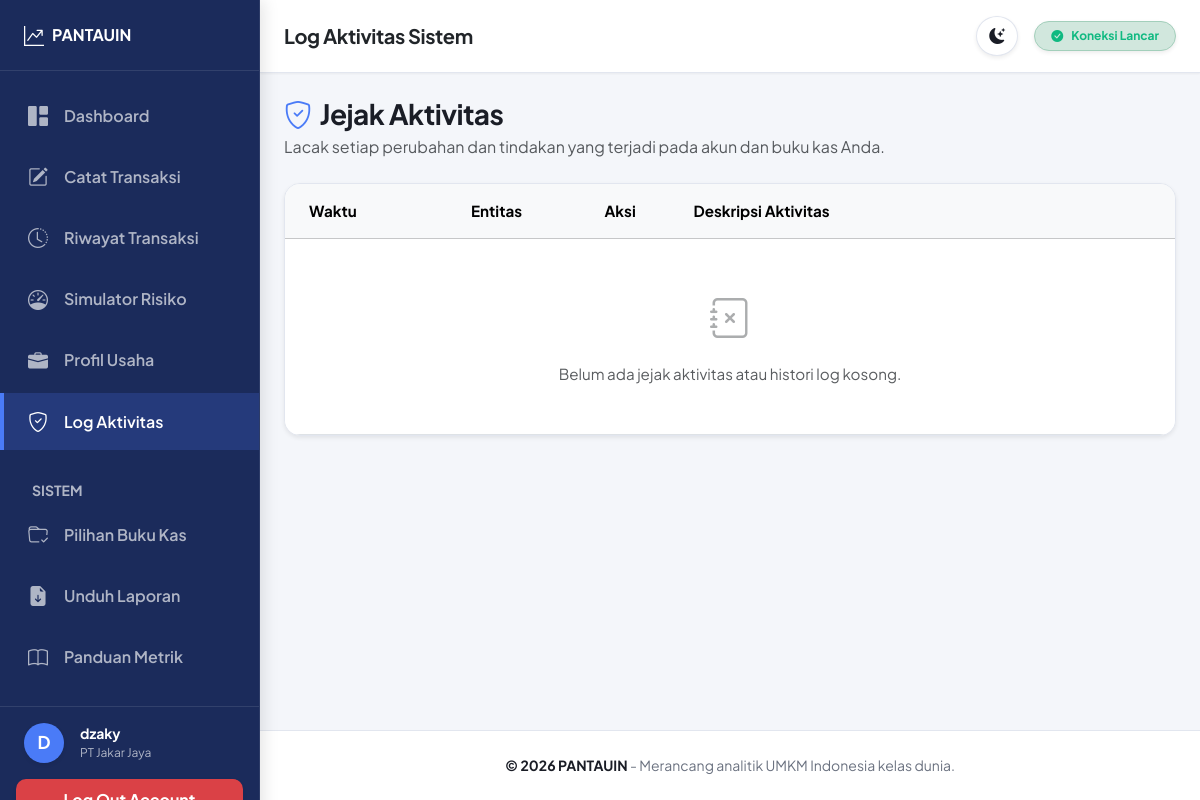
/log-aktivitas (signed in), run on an earlier commit of the app's database.
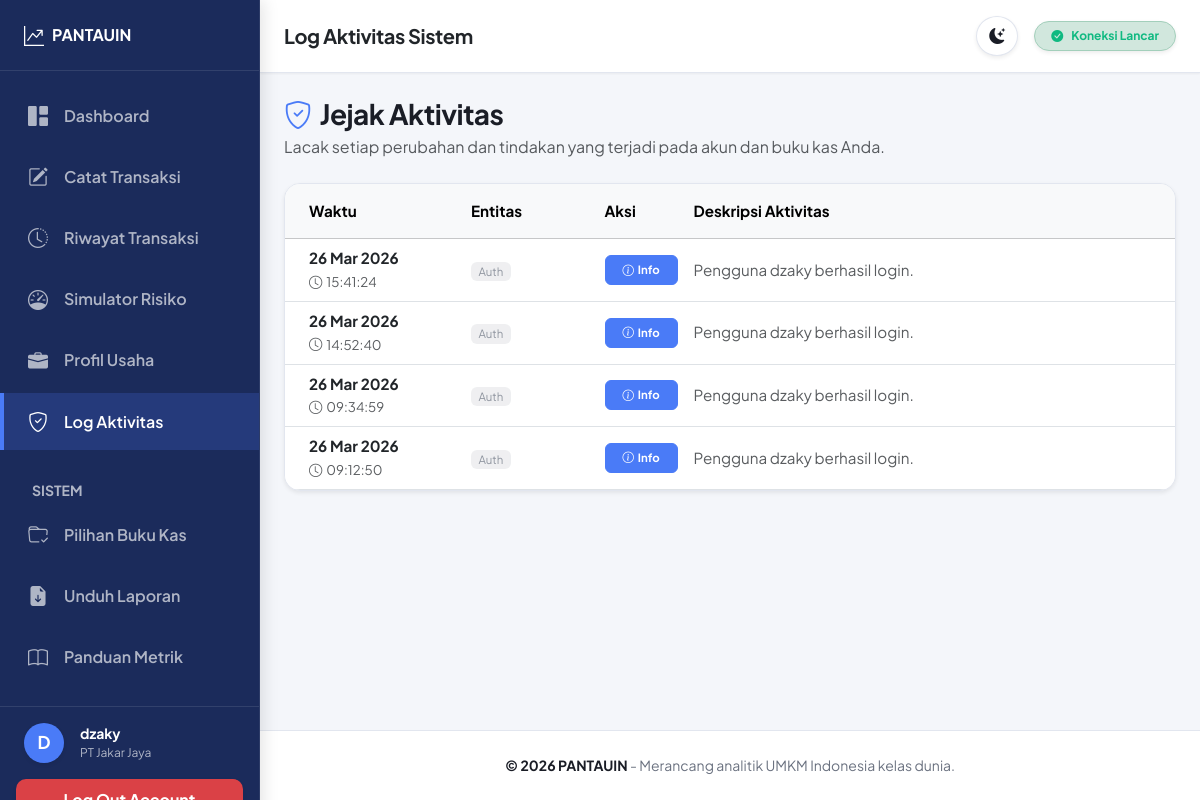
And on a later commit of the database.
### models.py (models this page shows)
class BukuKas(db.Model):
    __tablename__ = 'buku_kas'
    id = db.Column(db.Integer, primary_key=True)
    user_id = db.Column(db.Integer, db.ForeignKey('users.id', ondelete='CASCADE'), nullable=False)
    nama_buku = db.Column(db.String(100), nullable=False)
    created_at = db.Column(db.DateTime(timezone=True), server_default=func.now())
    user = db.relationship('User', backref=db.backref('buku_kas', lazy=True, cascade='all, delete-orphan'))
    profil = db.relationship('ProfilPerusahaan', backref='buku_kas', uselist=False, lazy=True, cascade='all, delete-orphan')

class AktivitasLog(db.Model):
    __tablename__ = 'aktivitas_log'
    id = db.Column(db.Integer, primary_key=True)
    user_id = db.Column(db.Integer, db.ForeignKey('users.id', ondelete='CASCADE'), nullable=False)
    buku_kas_id = db.Column(db.Integer, db.ForeignKey('buku_kas.id', ondelete='SET NULL'), nullable=True)
    entitas = db.Column(db.String(50), nullable=False) # e.g., Transaksi, BukuKas, Auth
    aktivitas = db.Column(db.Text, nullable=False)
    tipe_aksi = db.Column(db.String(20), nullable=False) # e.g., tambah, ubah, hapus, info
    waktu = db.Column(db.DateTime(timezone=True), server_default=func.now())
    user = db.relationship('User', backref=db.backref('aktivitas_user', lazy=True), overlaps="log_aktivitas,user_rel")
    buku_kas = db.relationship('BukuKas', backref=db.backref('aktivitas_buku', lazy=True))

### app.py (the view)
    @app.route('/log-aktivitas', methods=['GET'])
    @login_required
    def log_aktivitas():
        try:
            buku_kas_id = session.get('buku_kas_id')
            query = AktivitasLog.query.filter_by(user_id=session['user_id'])
            if buku_kas_id:
                query = query.filter(db.or_(AktivitasLog.buku_kas_id == buku_kas_id, AktivitasLog.buku_kas_id == None))
            logs = query.order_by(AktivitasLog.waktu.desc()).limit(100).all()
            return render_template('log_aktivitas.html', logs=logs)
        except Exception as e:
            return render_template('error.html', pesan=f"Gagal memuat log aktivitas. {str(e)}"), 500

### templates/log_aktivitas.html (shortened to what this page needs)
{% extends 'base.html' %}
{% block page_heading %}Log Aktivitas Sistem{% endblock %}
{% block content %}
<div class="row mb-4">
    <div class="col-12 d-flex justify-content-between align-items-center flex-wrap gap-3">
        <div>
            <h1 class="h3 fw-bold mb-1"><i class="bi bi-shield-check me-2 text-primary"></i>Jejak Aktivitas</h1>
            <p class="text-muted mb-0">Lacak setiap perubahan dan tindakan yang terjadi pada akun dan buku kas Anda.</p>
        </div>
    </div>
</div>
<div class="card summary-card p-0 shadow-sm overflow-hidden">
    <div class="table-responsive">
        <table class="table table-hover mb-0 align-middle" style="font-size: 0.95rem;">
            <thead class="table-light">
                <tr>
                    <th class="py-3 ps-4" style="width: 20%;">Waktu</th>
                    <th class="py-3" style="width: 15%;">Entitas</th>
                    <th class="py-3" style="width: 10%;">Aksi</th>
                    <th class="py-3 pe-4">Deskripsi Aktivitas</th>
                </tr>
            </thead>
            <tbody>
                {% if logs %}
                {% for log in logs %}
                <tr>
                    <td class="ps-4 text-muted">
                        <span class="fw-bold d-block text-dark">{{ log.waktu.strftime('%d %b %Y') }}</span>
                        <small><i class="bi bi-clock me-1"></i>{{ log.waktu.strftime('%H:%M:%S') }}</small>
                    </td>
                    <td>
                        <span class="badge bg-secondary opacity-75 fw-normal">{{ log.entitas }}</span>
                    </td>
                    <td>
                        {% if log.tipe_aksi == 'tambah' %}
                        <span class="badge bg-success bg-opacity-10 text-success border border-success border-opacity-25 w-100 py-2"><i class="bi bi-plus-circle me-1"></i>Tambah</span>
                        {% elif log.tipe_aksi == 'ubah' %}
                        <span class="badge bg-warning bg-opacity-10 text-warning border border-warning border-opacity-25 w-100 py-2"><i class="bi bi-pencil-square me-1"></i>Ubah</span>
                        {% elif log.tipe_aksi == 'hapus' %}
                        <span class="badge bg-danger bg-opacity-10 text-danger border border-danger border-opacity-25 w-100 py-2"><i class="bi bi-trash me-1"></i>Hapus</span>
                        {% else %}
                        <span class="badge bg-info bg-opacity-10 text-info border border-info border-opacity-25 w-100 py-2"><i class="bi bi-info-circle me-1"></i>Info</span>
                        {% endif %}
                    </td>
                    <td class="pe-4 text-muted">
                        {{ log.aktivitas }}
                    </td>
                </tr>
                {% endfor %}
                {% else %}
                <tr>
                    <td colspan="4" class="py-5 text-center text-muted">
                        <i class="bi bi-journal-x fs-1 d-block mb-3 opacity-50"></i>
                        Belum ada jejak aktivitas atau histori log kosong.
                    </td>
                </tr>
                {% endif %}
            </tbody>
        </table>
    </div>
</div>
{% endblock %}

### templates/base.html (shortened to what this page needs)
<!DOCTYPE html>
<html lang="id">
<head>
    <link href="https://cdn.jsdelivr.net/npm/bootstrap@5.3.2/dist/css/bootstrap.min.css" rel="stylesheet">
    <link rel="stylesheet" href="https://cdn.jsdelivr.net/npm/bootstrap-icons@1.11.3/font/bootstrap-icons.min.css">
    <link rel="stylesheet" href="{{ url_for('static', filename='css/style.css') }}">
</head>
<body>
    {% if session.get('user_id') %}
    <aside class="sidebar" id="sidebar">
        <div class="sidebar-header">
            <a class="brand" href="{{ url_for('dashboard') }}" aria-label="Beranda Utama PANTAUIN">
                <i class="bi bi-graph-up-arrow fs-5 me-2"></i> PANTAUIN
            </a>
        </div>
        <div class="sidebar-menu flex-grow-1 overflow-auto py-3">
            <ul class="nav flex-column">
                <li class="nav-item mb-1">
                    <a class="nav-link {% if request.endpoint == 'dashboard' %}active{% endif %}"
                        href="{{ url_for('dashboard') }}">
                        <i class="bi bi-grid-1x2-fill fs-5 me-3"></i> Dashboard
                    </a>
                </li>
                <li class="nav-item mb-1">
                    <a class="nav-link {% if request.endpoint in ['input_transaksi', 'upload_csv'] %}active{% endif %}"
                        href="{{ url_for('input_transaksi') }}">
                        <i class="bi bi-pencil-square fs-5 me-3"></i> Catat Transaksi
                    </a>
                </li>
                <li class="nav-item mb-1">
                    <a class="nav-link {% if request.endpoint == 'riwayat' %}active{% endif %}"
                        href="{{ url_for('riwayat') }}">
                        <i class="bi bi-clock-history fs-5 me-3"></i> Riwayat Transaksi
                    </a>
                </li>
                <li class="nav-item mb-1">
                    <a class="nav-link {% if request.endpoint == 'simulator' %}active{% endif %}"
                        href="{{ url_for('simulator') }}">
                        <i class="bi bi-speedometer fs-5 me-3"></i> Simulator Risiko
                    </a>
                </li>
                <li class="nav-item mb-1">
                    <a class="nav-link {% if request.endpoint == 'edit_profil_perusahaan' %}active{% endif %}"
                        href="{{ url_for('edit_profil_perusahaan') }}">
                        <i class="bi bi-briefcase-fill fs-5 me-3"></i> Profil Usaha
                    </a>
                </li>
                <li class="nav-item mb-1">
                    <a class="nav-link {% if request.endpoint == 'log_aktivitas' %}active{% endif %}"
                        href="{{ url_for('log_aktivitas') }}">
                        <i class="bi bi-shield-check fs-5 me-3"></i> Log Aktivitas
                    </a>
                </li>
                <li class="nav-item mb-1 mt-4 px-3">
                    <span class="small fw-bold text-uppercase ms-3" style="color: var(--sidebar-link-color);">Sistem</span>
                </li>
                <li class="nav-item mb-1">
                    <a class="nav-link {% if request.endpoint == 'buku_kas_manager' %}active{% endif %}"
                        href="{{ url_for('buku_kas_manager') }}">
                        <i class="bi bi-folder-check fs-5 me-3"></i> Pilihan Buku Kas
                    </a>
                </li>
                <li class="nav-item mb-1">
                    <a class="nav-link" href="{{ url_for('download_report') }}">
                        <i class="bi bi-file-earmark-arrow-down-fill fs-5 me-3"></i> Unduh Laporan
                    </a>
                </li>
                <li class="nav-item mb-1">
                    <a class="nav-link {% if request.endpoint == 'panduan_metrik' %}active{% endif %}"
                        href="{{ url_for('panduan_metrik') }}">
                        <i class="bi bi-book fs-5 me-3"></i> Panduan Metrik
                    </a>
                </li>
            </ul>
        </div>
        <div class="sidebar-footer p-3 border-top" style="border-color: var(--sidebar-hover-bg) !important;">
            <div class="d-flex align-items-center mb-3 px-2" style="color: var(--sidebar-text);">
                <div class="rounded-circle d-flex align-items-center justify-content-center fw-bold me-3 shadow-sm"
                    style="width: 40px; height: 40px; font-size: 1.1rem; background: var(--accent-color); color: #fff;">
                    {{ session.username[0]|upper }}
                </div>
                <div>
                    <div class="small fw-bold text-truncate" style="max-width: 140px;">{{ session.username }}</div>
                    <div class="small text-truncate" style="font-size: 0.75rem; max-width: 140px; color: var(--sidebar-link-color);"
                        title="{{ buku_kas_aktif.nama_buku if buku_kas_aktif else 'Belum Pilih Proyek' }}">
                        {{ buku_kas_aktif.nama_buku if buku_kas_aktif else 'Belum Pilih Proyek' }}
                    </div>
                </div>
            </div>
            <form action="{{ url_for('logout') }}" method="POST" class="w-100">
                <button type="submit" class="btn btn-danger w-100 fw-bold shadow-sm"
                    style="background-color: rgba(239, 68, 68, 0.9); border:none;" aria-label="Keluar dari akun">Log Out
                    Account</button>
            </form>
        </div>
    </aside>
    <div class="main-wrapper" id="mainWrapper">
        <header class="topbar d-flex align-items-center justify-content-between">
            <div class="d-flex align-items-center">
                <h5 class="mb-0 fw-bold text-dark d-none d-sm-block">{% block page_heading %}Ikhtisar Sistem{% endblock
                    %}</h5>
            </div>
            <div class="d-flex align-items-center gap-3">
                <button type="button" class="btn btn-light rounded-circle shadow-sm d-flex align-items-center justify-content-center" id="theme-toggle" aria-label="Toggle Theme" style="width: 40px; height: 40px; border-color: var(--border-color); background-color: var(--surface-color); color: var(--text-dark);">
                    <i class="bi bi-moon-stars-fill" id="theme-icon"></i>
                </button>
                <span
                    class="badge bg-success-subtle text-success border border-success-subtle rounded-pill px-3 py-2 fw-bold shadow-sm d-flex align-items-center">
                    <i class="bi bi-check-circle-fill me-2"></i> Koneksi Lancar
                </span>
            </div>
        </header>
        <main class="content-area p-4 flex-grow-1" id="main-content">
            {% block content %}{% endblock %}
        </main>
        <footer class="text-center py-4 mt-auto small border-top" style="background-color: var(--surface-color); color: var(--text-muted);">
            <span class="fw-bold" style="color: var(--text-dark);">© 2026 PANTAUIN</span> - Merancang analitik UMKM Indonesia kelas dunia.
        </footer>
    </div>
    {% endif %}
</body>
</html>

### static/css/style.css (style rules this page uses)
:root { --primary-color: #1B2B5B; --primary-light: #4A7BF7; --primary-lighter: #E8EEFB; --primary-dark: #0F1A3A; --accent-color: #4A7BF7; --accent-light: rgba(74, 123, 247, 0.12); --success-color: #10B981; --warning-color: #F59E0B; --danger-color: #EF4444; --bs-primary: #1B2B5B; --bs-primary-rgb: 27, 43, 91; --bs-info: #4A7BF7; --bs-info-rgb: 74, 123, 247; --bg-color: #F4F6FA; --surface-color: #ffffff; --text-dark: #1A1D26; --text-muted: #6B7280; --border-color: #E2E6EF; --sidebar-bg: #1B2B5B; --sidebar-text: #ffffff; --sidebar-hover-bg: rgba(255, 255, 255, 0.1); --sidebar-link-color: rgba(255, 255, 255, 0.65); --sidebar-width: 260px; }
body { background-color: var(--bg-color); color: var(--text-dark); font-family: 'Plus Jakarta Sans', sans-serif; -webkit-font-smoothing: antialiased; overflow-x: hidden; }
h1, h2, h3, h4, h5, h6 { color: var(--text-dark); font-weight: 700; letter-spacing: -0.02em; }
.btn { border-radius: 10px; font-weight: 600; padding: 0.6rem 1.25rem; transition: all 0.2s; }
.sidebar { width: var(--sidebar-width); background-color: var(--sidebar-bg); min-height: 100vh; position: fixed; top: 0; left: 0; z-index: 1040; display: flex; flex-direction: column; transition: transform 0.3s cubic-bezier(0.4, 0, 0.2, 1); box-shadow: 4px 0 15px rgba(0, 0, 0, 0.1); border-right: 1px solid rgba(255, 255, 255, 0.08); }
.sidebar .brand { padding: 1.25rem 1.5rem; color: var(--sidebar-text); text-decoration: none; display: flex; align-items: center; border-bottom: 1px solid rgba(255, 255, 255, 0.1); font-weight: 700; }
.sidebar .nav-link { color: var(--sidebar-link-color); padding: 0.85rem 1.5rem; font-weight: 600; transition: all 0.2s; border-left: 4px solid transparent; display: flex; align-items: center; }
.sidebar .nav-link.active { color: #ffffff; background-color: rgba(74, 123, 247, 0.2); border-left: 4px solid var(--accent-color); }
.main-wrapper { margin-left: var(--sidebar-width); min-height: 100vh; display: flex; flex-direction: column; transition: margin-left 0.3s cubic-bezier(0.4, 0, 0.2, 1); }
.topbar { background: var(--surface-color); padding: 1rem 1.5rem; border-bottom: 1px solid var(--border-color); z-index: 1030; position: sticky; top: 0; box-shadow: 0 1px 2px 0 rgba(0, 0, 0, 0.05); }
.summary-card { border-radius: 16px; border: 1px solid var(--border-color); box-shadow: 0 1px 3px rgba(0, 0, 0, 0.04); background: var(--surface-color); transition: transform 0.2s, box-shadow 0.2s; }
.table-responsive { -webkit-overflow-scrolling: touch; }
.table-responsive table { white-space: nowrap; }
a { color: var(--accent-color); transition: color 0.2s; }
.text-primary { color: var(--accent-color) !important; }
.text-info { color: var(--accent-color) !important; }
.badge.bg-info { background-color: var(--accent-color) !important; color: #fff !important; }
.badge.bg-secondary { background-color: rgba(107, 114, 128, 0.15) !important; color: var(--text-muted) !important; }
.border-info { border-color: var(--accent-color) !important; }
.text-success { color: var(--success-color) !important; }
footer.border-top { background-color: var(--surface-color) !important; border-color: var(--border-color) !important; color: var(--text-muted) !important; }

What changed in the data, as far as the page shows it:
added AktivitasLog: waktu "26 Mar 2026", waktu "15:41:24", entitas "Auth", tipe_aksi "info" (drawn), aktivitas "Pengguna dzaky berhasil login."
added AktivitasLog: waktu "26 Mar 2026", waktu "14:52:40", entitas "Auth", tipe_aksi "info" (drawn), aktivitas "Pengguna dzaky berhasil login."
added AktivitasLog: waktu "26 Mar 2026", waktu "09:34:59", entitas "Auth", tipe_aksi "info" (drawn), aktivitas "Pengguna dzaky berhasil login."
added AktivitasLog: waktu "26 Mar 2026", waktu "09:12:50", entitas "Auth", tipe_aksi "info" (drawn), aktivitas "Pengguna dzaky berhasil login."
Also different on the page:
text no longer shown: "Belum ada jejak aktivitas atau histori log kosong."
